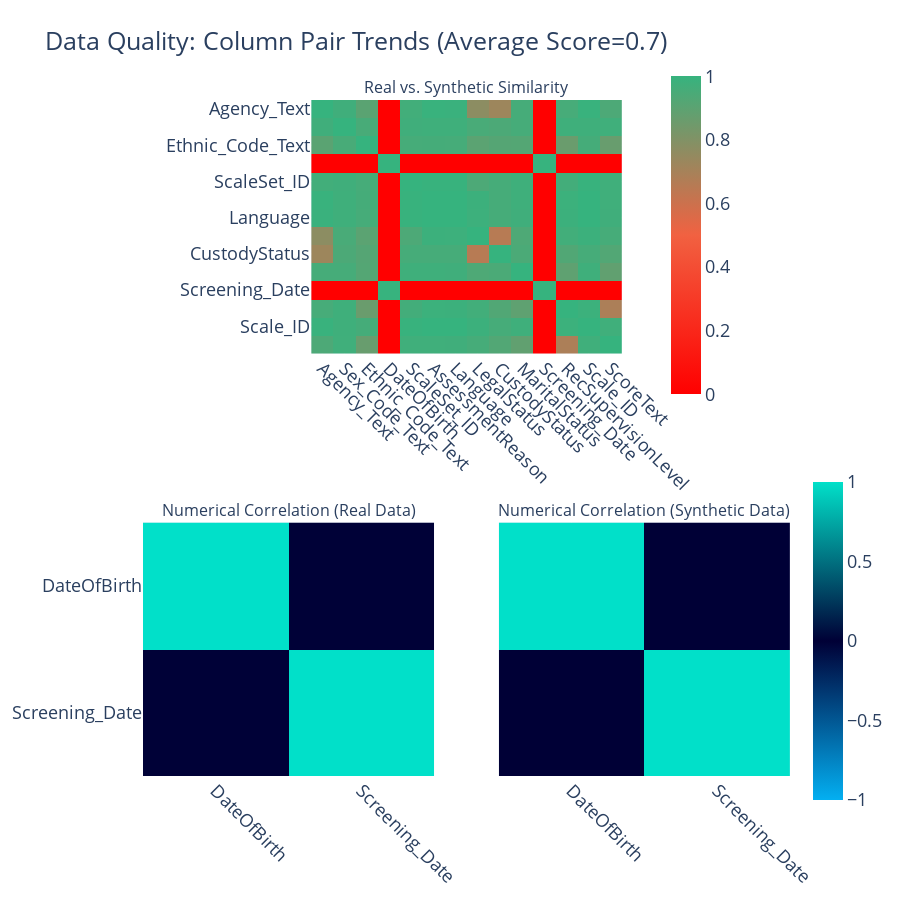

The code cell stored with this chart in its notebook:
### Code cell
quality_report.get_visualization(property_name='Column Pair Trends').show(renderer="vscode")

### Figure 1 — Plotly figure (JSON) as saved in the notebook; plotly's stock layout.template omitted (floating-point values rounded to 4 significant figures; data arrays with more than 128 entries replaced by an {"elided": "..."} marker saying what was removed)
{"data": [{"coloraxis": "coloraxis", "hovertemplate": "<b>Column Pair</b><br>(%{x},%{y})<br><br>Similarity: %{z}<extra></extra>", "type": "heatmap", "x": ["Agency_Text", "Sex_Code_Text", "Ethnic_Code_Text", "DateOfBirth", "ScaleSet_ID", "AssessmentReason", "Language", "LegalStatus", "CustodyStatus", "MaritalStatus", "Screening_Date", "RecSupervisionLevel", "Scale_ID", "ScoreText"], "xaxis": "x", "y": ["Agency_Text", "Sex_Code_Text", "Ethnic_Code_Text", "DateOfBirth", "ScaleSet_ID", "AssessmentReason", "Language", "LegalStatus", "CustodyStatus", "MaritalStatus", "Screening_Date", "RecSupervisionLevel", "Scale_ID", "ScoreText"], "yaxis": "y", "z": {"elided": "14x14 float values"}}, {"coloraxis": "coloraxis2", "customdata": [[1, 0.002], [0.002, 1]], "hovertemplate": "<b>Correlation</b><br>(%{x},%{y})<br><br>Synthetic: %{z}<br>(vs. Real: %{customdata})<extra></extra>", "type": "heatmap", "x": ["DateOfBirth", "Screening_Date"], "xaxis": "x2", "y": ["DateOfBirth", "Screening_Date"], "yaxis": "y2", "z": [[1, -0.005], [-0.005, 1]]}, {"coloraxis": "coloraxis2", "customdata": [[1, -0.005], [-0.005, 1]], "hovertemplate": "<b>Correlation</b><br>(%{x},%{y})<br><br>Synthetic: %{z}<br>(vs. Real: %{customdata})<extra></extra>", "type": "heatmap", "x": ["DateOfBirth", "Screening_Date"], "xaxis": "x3", "y": ["DateOfBirth", "Screening_Date"], "yaxis": "y3", "z": [[1, 0.002], [0.002, 1]]}], "layout": {"annotations": [{"font": {"size": 16}, "showarrow": false, "text": "Real vs. Synthetic Similarity", "x": 0.5, "xanchor": "center", "xref": "paper", "y": 1, "yanchor": "bottom", "yref": "paper"}, {"font": {"size": 16}, "showarrow": false, "text": "Numerical Correlation (Real Data)", "x": 0.225, "xanchor": "center", "xref": "paper", "y": 0.375, "yanchor": "bottom", "yref": "paper"}, {"font": {"size": 16}, "showarrow": false, "text": "Numerical Correlation (Synthetic Data)", "x": 0.775, "xanchor": "center", "xref": "paper", "y": 0.375, "yanchor": "bottom", "yref": "paper"}], "coloraxis": {"cmax": 1, "cmin": 0, "colorbar": {"len": 0.5, "x": 0.8, "y": 0.8}, "colorscale": [[0, "#FF0000"], [0.5, "#F16141"], [1, "#36B37E"]]}, "coloraxis2": {"cmax": 1, "cmin": -1, "colorbar": {"len": 0.5, "y": 0.2}, "colorscale": [[0, "#03AFF1"], [0.5, "#000036"], [1, "#01E0C9"]]}, "font": {"size": 18}, "height": 900, "title": {"text": "Data Quality: Column Pair Trends (Average Score=0.7)"}, "width": 900, "xaxis": {"anchor": "y", "domain": [0.26, 0.74], "tickangle": 45}, "xaxis2": {"anchor": "y2", "domain": [0, 0.45], "tickangle": 45}, "xaxis3": {"anchor": "y3", "domain": [0.55, 1], "matches": "x2", "tickangle": 45}, "yaxis": {"anchor": "x", "autorange": "reversed", "domain": [0.625, 1]}, "yaxis2": {"anchor": "x2", "autorange": "reversed", "domain": [0, 0.375]}, "yaxis3": {"anchor": "x3", "autorange": "reversed", "domain": [0, 0.375], "matches": "y2", "visible": false}}}
